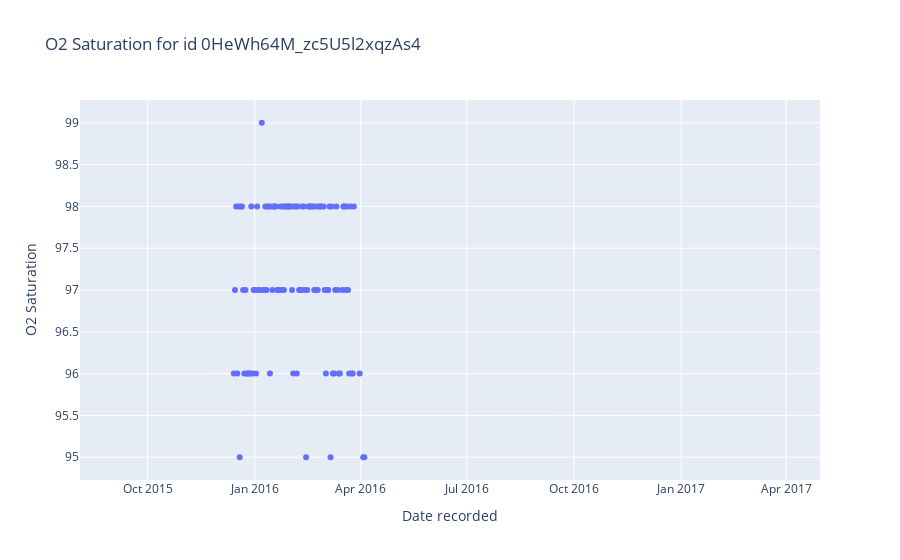
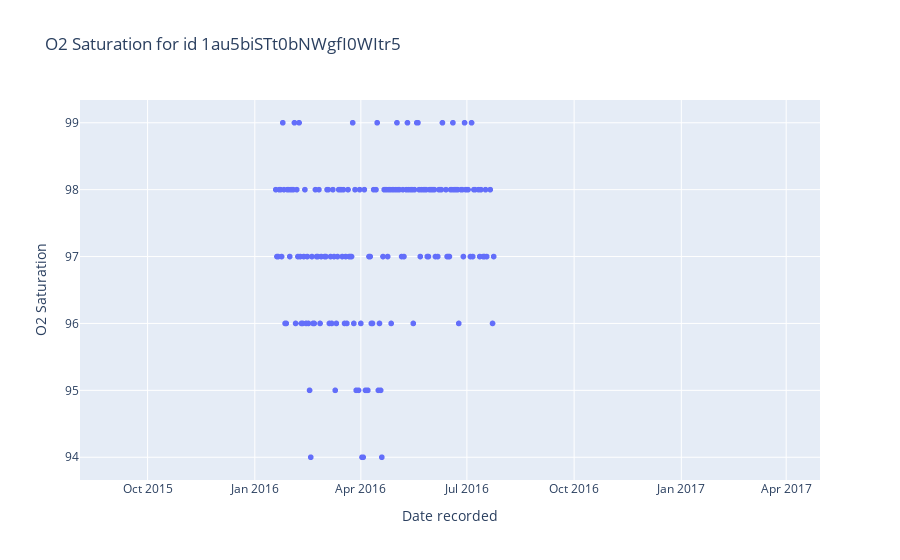
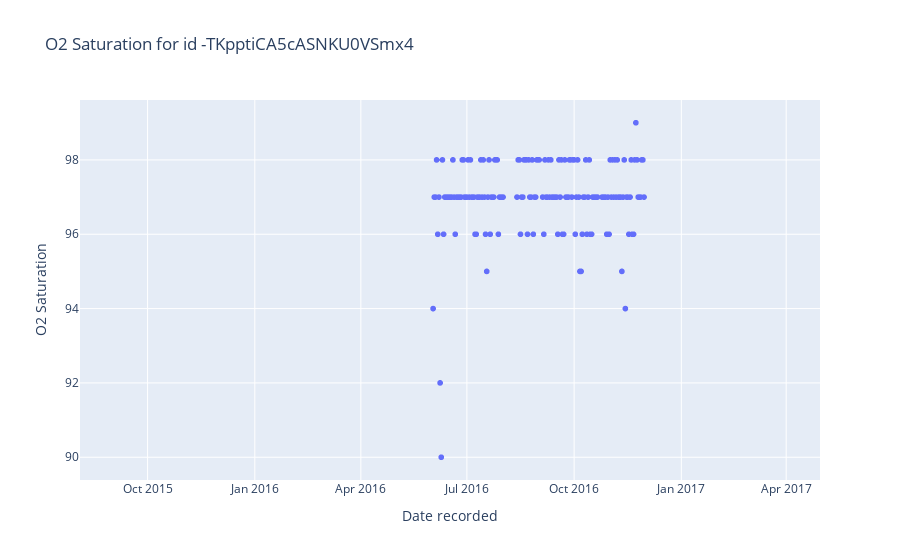
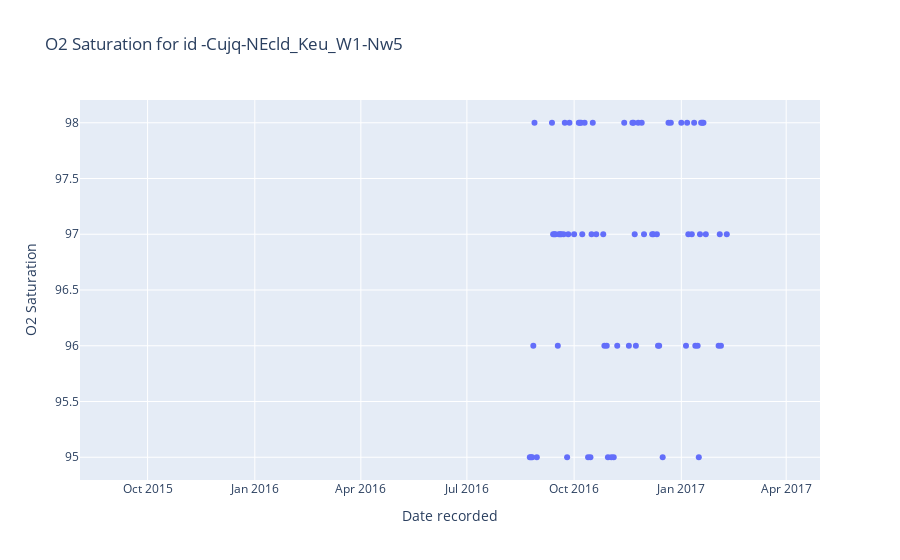

Notebook code cell kept with these figures, in order:
### Code cell
o2_sat = extract_measure(df, "O2 Saturation", with_patient_id=True)
o2_sat.head()


# 303, 305, 306, 307 are the only IDs that are worht using -> with >5 measurements

# For each ID in fake_ids, plot O2 saturation
for id in wished_ids:
    # Scatter plot of O2 saturation measurements for this id with px
    fig = px.scatter(df[df["User ID"] == id], x="Date recorded", y="O2 Saturation", title="O2 Saturation for id " + str(id))
    # Update x axis to range of O2 saturation measurements 
    fig.update_xaxes(range=[df["Date recorded"].min(), df["Date recorded"].max()])
    fig.show()

### Figure 1 — Plotly figure (JSON) as saved in the notebook; plotly's stock layout.template omitted (floating-point values rounded to 4 significant figures; data arrays with more than 128 entries replaced by an {"elided": "..."} marker saying what was removed)
{"data": [{"hovertemplate": "Date recorded=%{x}<br>O2 Saturation=%{y}<extra></extra>", "legendgroup": "", "marker": {"color": "#636efa", "symbol": "circle"}, "mode": "markers", "name": "", "orientation": "v", "showlegend": false, "type": "scatter", "x": {"elided": "944 str values"}, "xaxis": "x", "y": {"elided": "944 int values"}, "yaxis": "y"}], "layout": {"legend": {"tracegroupgap": 0}, "title": {"text": "O2 Saturation for id 0HeWh64M_zc5U5l2xqzAs4"}, "xaxis": {"anchor": "y", "domain": [0, 1], "range": ["2015-08-04", "2017-04-30"], "title": {"text": "Date recorded"}}, "yaxis": {"anchor": "x", "domain": [0, 1], "title": {"text": "O2 Saturation"}}}}

### Figure 2 — Plotly figure (JSON) as saved in the notebook; plotly's stock layout.template omitted (floating-point values rounded to 4 significant figures; data arrays with more than 128 entries replaced by an {"elided": "..."} marker saying what was removed)
{"data": [{"hovertemplate": "Date recorded=%{x}<br>O2 Saturation=%{y}<extra></extra>", "legendgroup": "", "marker": {"color": "#636efa", "symbol": "circle"}, "mode": "markers", "name": "", "showlegend": false, "type": "scattergl", "x": {"elided": "1528 str values"}, "xaxis": "x", "y": {"elided": "1528 int values"}, "yaxis": "y"}], "layout": {"legend": {"tracegroupgap": 0}, "title": {"text": "O2 Saturation for id 1au5biSTt0bNWgfI0WItr5"}, "xaxis": {"anchor": "y", "domain": [0, 1], "range": ["2015-08-04", "2017-04-30"], "title": {"text": "Date recorded"}}, "yaxis": {"anchor": "x", "domain": [0, 1], "title": {"text": "O2 Saturation"}}}}

### Figure 3 — Plotly figure (JSON) as saved in the notebook; plotly's stock layout.template omitted (floating-point values rounded to 4 significant figures; data arrays with more than 128 entries replaced by an {"elided": "..."} marker saying what was removed)
{"data": [{"hovertemplate": "Date recorded=%{x}<br>O2 Saturation=%{y}<extra></extra>", "legendgroup": "", "marker": {"color": "#636efa", "symbol": "circle"}, "mode": "markers", "name": "", "showlegend": false, "type": "scattergl", "x": {"elided": "1432 str values"}, "xaxis": "x", "y": {"elided": "1432 int values"}, "yaxis": "y"}], "layout": {"legend": {"tracegroupgap": 0}, "title": {"text": "O2 Saturation for id -TKpptiCA5cASNKU0VSmx4"}, "xaxis": {"anchor": "y", "domain": [0, 1], "range": ["2015-08-04", "2017-04-30"], "title": {"text": "Date recorded"}}, "yaxis": {"anchor": "x", "domain": [0, 1], "title": {"text": "O2 Saturation"}}}}

### Figure 4 — Plotly figure (JSON) as saved in the notebook; plotly's stock layout.template omitted (floating-point values rounded to 4 significant figures; data arrays with more than 128 entries replaced by an {"elided": "..."} marker saying what was removed)
{"data": [{"hovertemplate": "Date recorded=%{x}<br>O2 Saturation=%{y}<extra></extra>", "legendgroup": "", "marker": {"color": "#636efa", "symbol": "circle"}, "mode": "markers", "name": "", "orientation": "v", "showlegend": false, "type": "scatter", "x": {"elided": "782 str values"}, "xaxis": "x", "y": {"elided": "782 int values"}, "yaxis": "y"}], "layout": {"legend": {"tracegroupgap": 0}, "title": {"text": "O2 Saturation for id -Cujq-NEcld_Keu_W1-Nw5"}, "xaxis": {"anchor": "y", "domain": [0, 1], "range": ["2015-08-04", "2017-04-30"], "title": {"text": "Date recorded"}}, "yaxis": {"anchor": "x", "domain": [0, 1], "title": {"text": "O2 Saturation"}}}}
